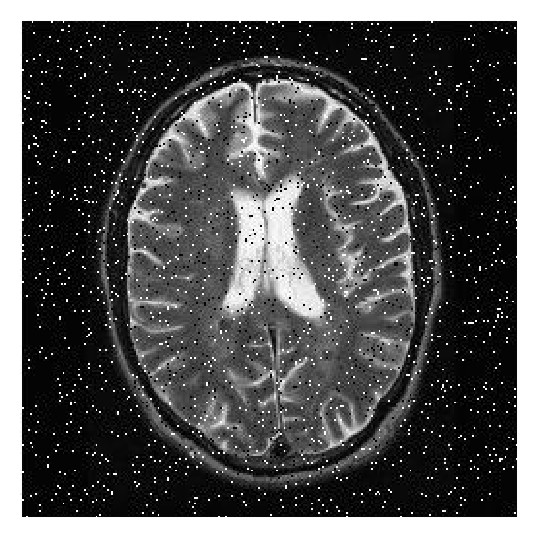
#> input picture Cerebro_ruido.png, 537 x 537 px
$ python VA_Ejercicio13.py
#> lines starting #> are read from the running program, lines starting #| are printed output that depends on the picture
#Filtro no lineal: Median filter
#Funcion utilizada: cv.medianBlur()

from locale import normalize
import cv2 as cv
import numpy as np
from matplotlib import pyplot as plt

#Lectura en escala de grises
img = cv.imread('Cerebro_ruido.png', cv.IMREAD_GRAYSCALE)
#> img is the input picture: shape (537, 537); min 0, max 255, mean 82.8

#Aplicacin de filtro promediador: Kernel 5x5
#Se activa la normalización
img_blur1 = cv.medianBlur(img,3)
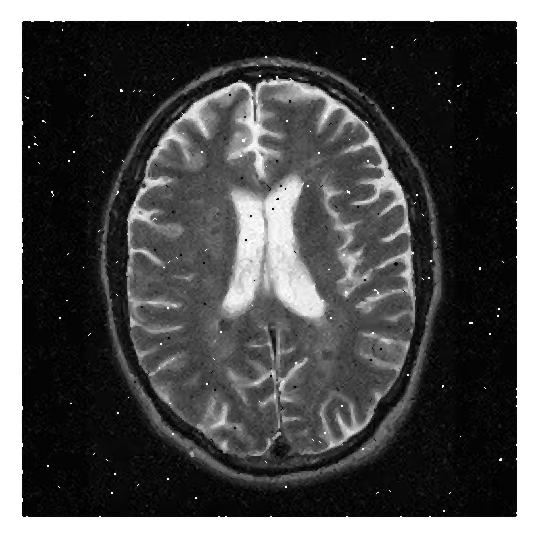
#> img_blur1: shape (537, 537); min 0, max 255, mean 79.7
img_blur2 = cv.medianBlur(img,5)

fig, ax= plt.subplots(1,3)
fig.suptitle('Filtro de Mediana')
plt.subplot(131),plt.imshow(img, cmap='gray'),plt.title('Original')
plt.xticks([]), plt.yticks([])
plt.subplot(132),plt.imshow(img_blur1, cmap='gray'),plt.title('Kernel 3x3')
plt.xticks([]), plt.yticks([])
plt.subplot(133),plt.imshow(img_blur2, cmap='gray'),plt.title('Kernel 5x5')
plt.xticks([]), plt.yticks([])

histr_org = cv.calcHist([img],[0],None,[256],[0,256])
#> histr_org = 256 values, max 39201 at index 255, min 117 at index 184, mean 1126.4
histr_blur1 = cv.calcHist([img_blur1],[0],None,[256],[0,256])
#> histr_blur1 = 256 values, max 38873 at index 255, min 112 at index 184, mean 1126.4
histr_blur2 = cv.calcHist([img_blur2],[0],None,[256],[0,256])
#> histr_blur2 = 256 values, max 38666 at index 255, min 19 at index 0, mean 1126.4

plt.figure(2)
plt.title('Histogramas de filtro de Mediana')
plt.plot(histr_org,'-k')
plt.plot(histr_blur1,'-b')
plt.plot(histr_blur2,'--r')
plt.legend(['Original','Kernel 3x3','Kernel 5x5'])

plt.show()
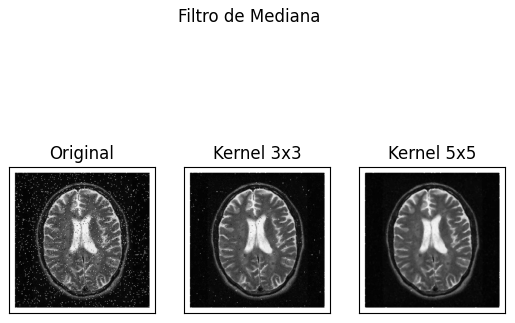
#> figure drawn by matplotlib, 3 panels
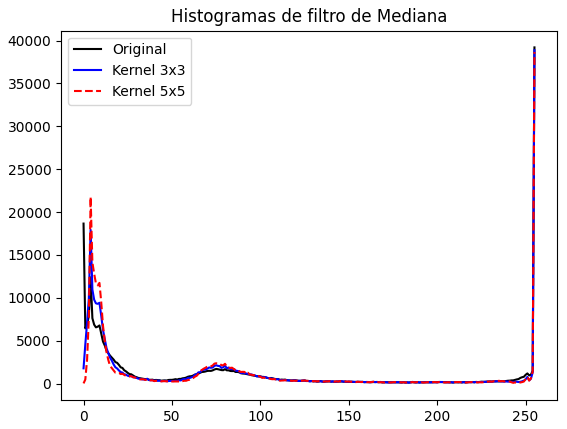
#> figure drawn by matplotlib, 1 panel; curve peaks at x = 255, y = 39201; curve peaks at x = 255, y = 38873; curve peaks at x = 255, y = 38666

$ run again, with Imagen_capturada.png copied over Cerebro_ruido.png
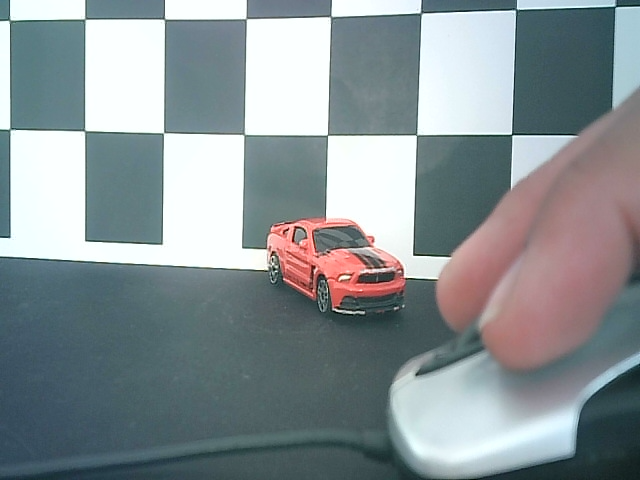
#> input picture Imagen_capturada.png, 640 x 480 px
#> `img = cv.imread('Cerebro_ruido.png', cv.IMREAD_GRAYSCALE)`:
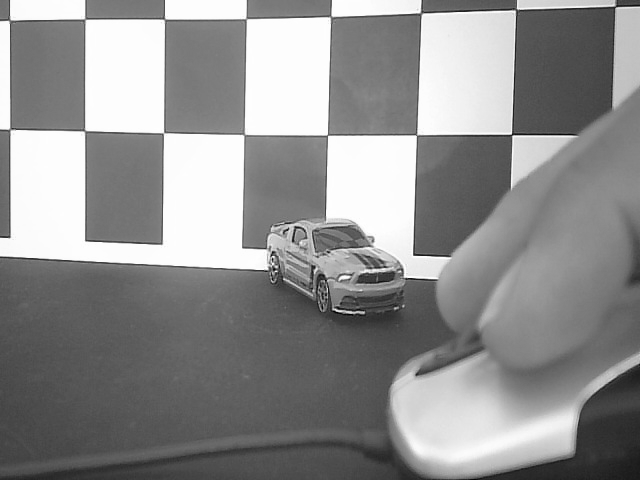
#> img: shape (480, 640); min 1, max 255, mean 143.1
#> histr_org = 256 values, max 37332 at index 253, min 0 at index 0, mean 1200
#> histr_blur1 = 256 values, max 37655 at index 253, min 0 at index 0, mean 1200
#> histr_blur2 = 256 values, max 37825 at index 253, min 0 at index 0, mean 1200
#> `plt.show()`:
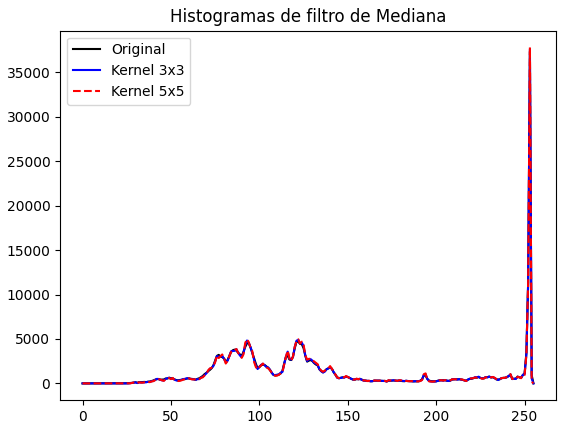
#> figure drawn by matplotlib, 1 panel; curve peaks at x = 253, y = 37332; curve peaks at x = 253, y = 37655; curve peaks at x = 253, y = 37825

$ run again, with Paleta.png copied over Cerebro_ruido.png
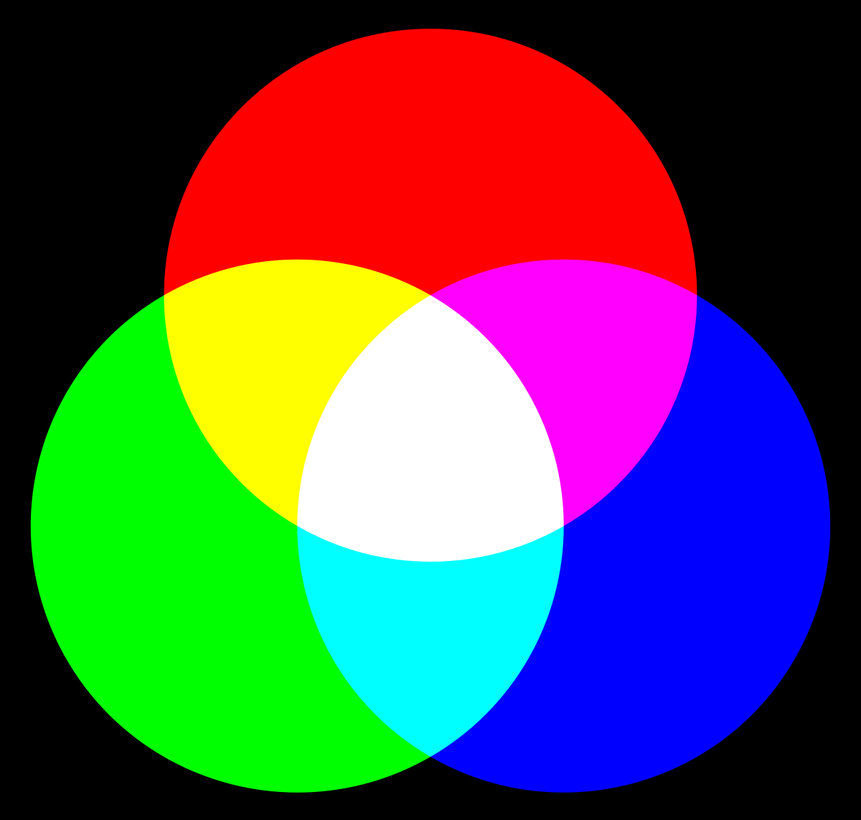
#> input picture Paleta.png, 861 x 820 px, shrunk from 1200 x 1143 before the run
#> `img = cv.imread('Cerebro_ruido.png', cv.IMREAD_GRAYSCALE)`:
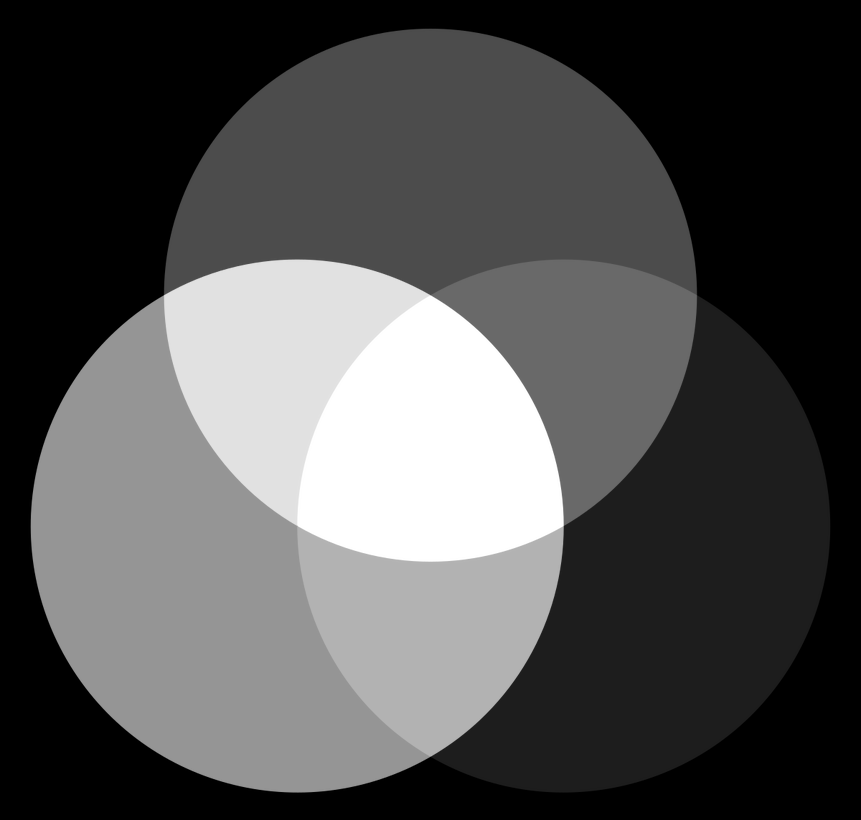
#> img: shape (820, 861); min 0, max 255, mean 80.3
#> histr_org = 256 values, max 245984 at index 0, min 6 at index 202, mean 2757.9
#> histr_blur1 = 256 values, max 246000 at index 0, min 6 at index 202, mean 2757.9
#> histr_blur2 = 256 values, max 245981 at index 0, min 6 at index 202, mean 2757.9
#> `plt.show()`:
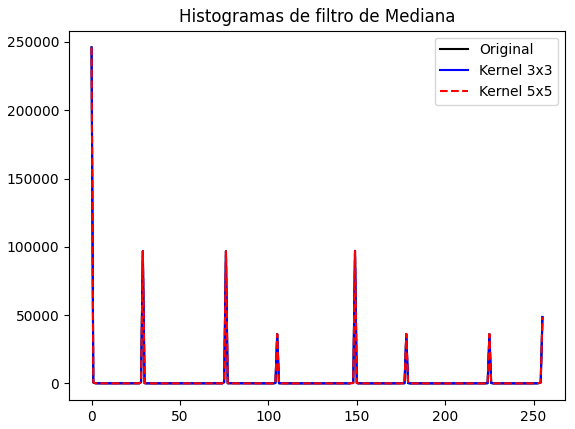
#> figure drawn by matplotlib, 1 panel; curve peaks at x = 0, y = 245984; curve peaks at x = 0, y = 246000; curve peaks at x = 0, y = 245981
